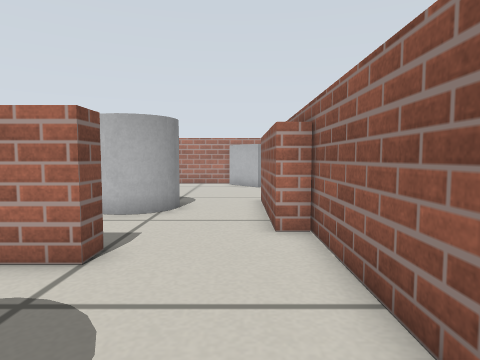
view 1 (above)

19 first-person views from a walk through a robot-simulator world made for Gazebo. The camera is 0.34 m above the floor, tilts 4° down and sees 75° across. The floor is counted in squares, 0.2 m on a side. Each view is taken from the middle of a square. On the plan, view 1 faces up. The plan holds only what a view shows up to about 16 squares ahead; the rest is blank. The robots in the file are not drawn.

view 2
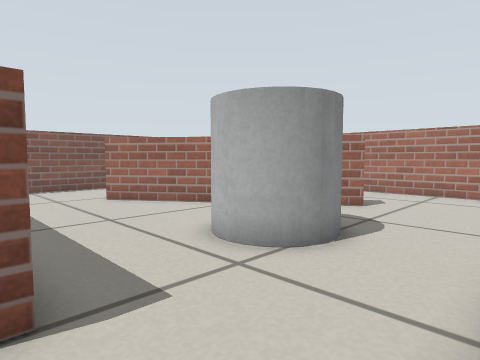

view 3
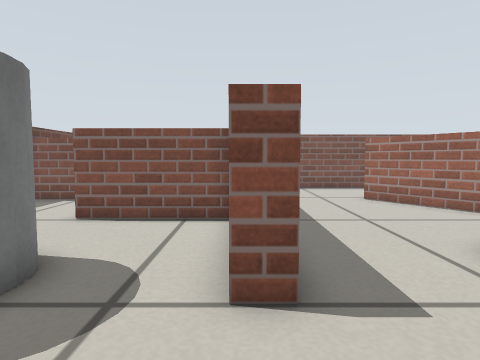

view 4
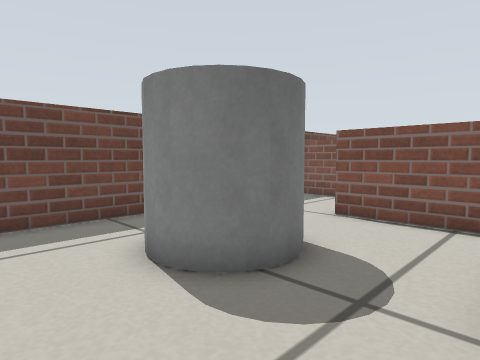

view 5
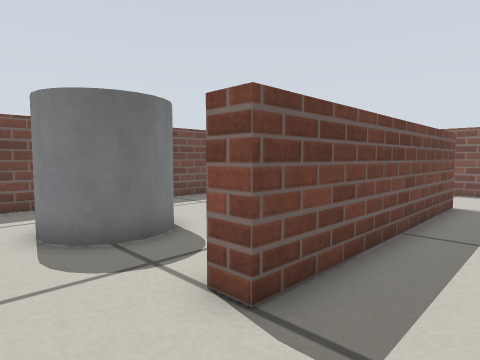

view 6
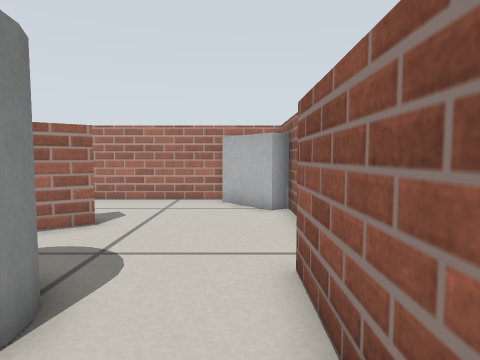

view 7
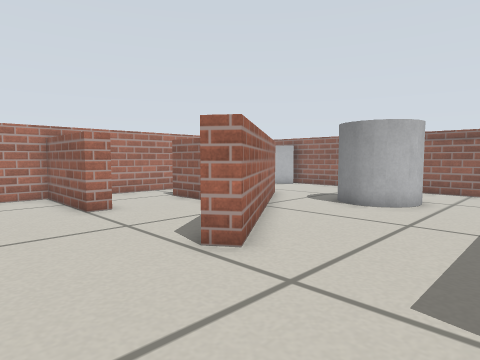

view 8
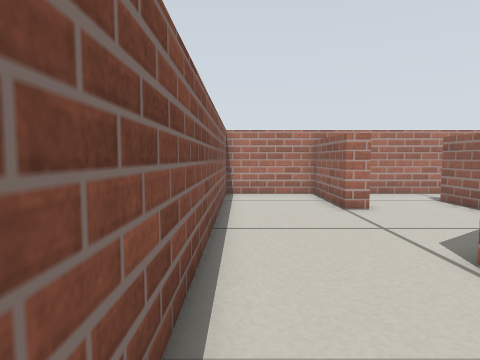

view 9
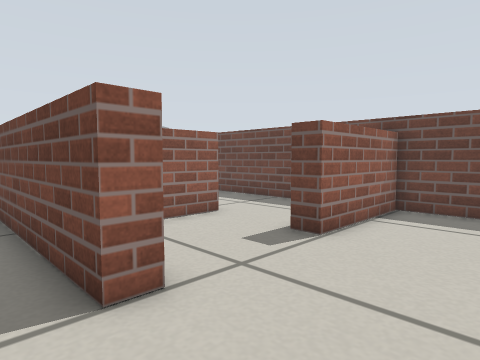

view 10
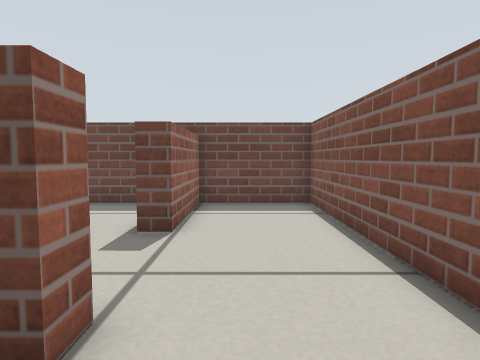

view 11
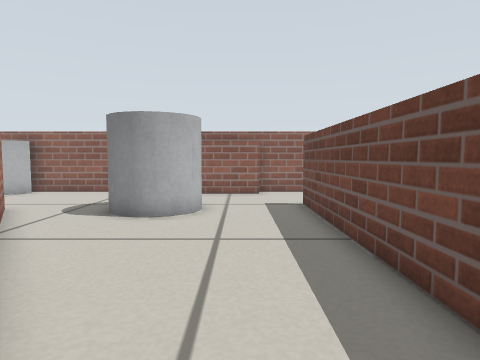

view 12
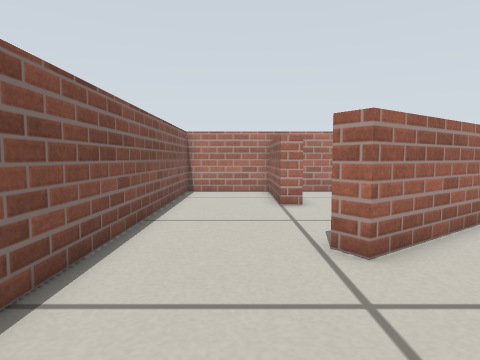

view 13
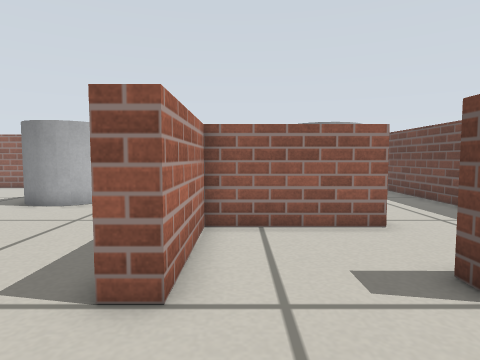

view 14
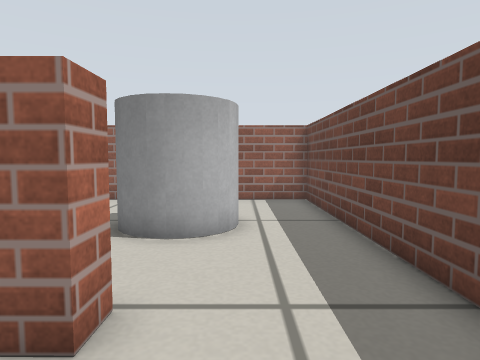

view 15
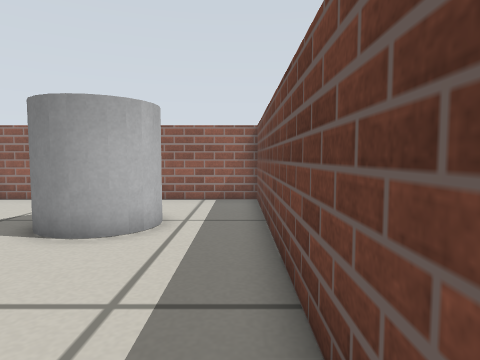

view 16
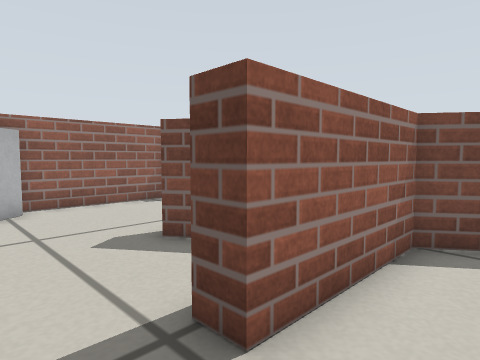

view 17
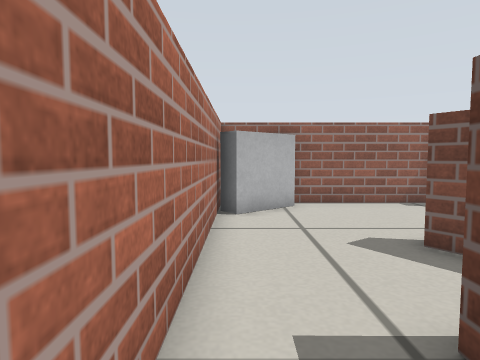

view 18
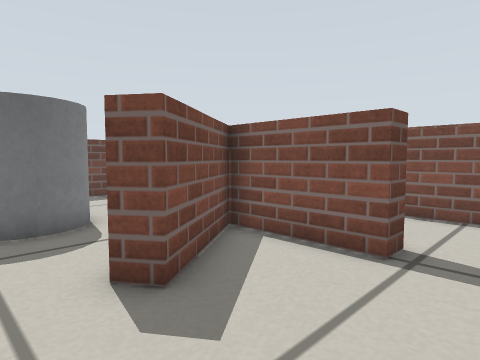

view 19
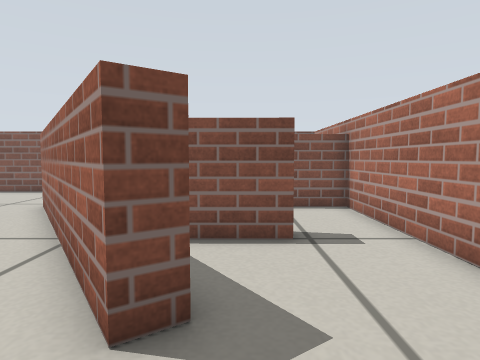

### Floor plan
Points are (right, up) in squares from view 1. A wall is a line through its corners. A room is listed if a view was taken in it or the views show most of it. See-through windows are left out.
Room 1 (views 1, 2, 3, 4, 5, 6, 7, 8, 9, 10, 11, 12, 13, 14, 15, 16, 17, 18, 19)
walls: (-7.5, 4.8) (-7.5, 0.4) (-8.4, 0.4) (-8.4, 4.9) (-12.5, 4.9) (-12.5, 5.7) (-2.5, 5.7) (-2.5, 4.9) (-3.9, 4.9); (-9.2, 12.9) (-8.4, 13.5) (-8.3, 18.1) (-7.4, 18.1) (-7.4, 14.2) (-4.1, 16.5) (-3.7, 15.8) (-11.8, 10.1) (-12.3, 10.8); (-11.7, 16.2) (-12.5, 16.2) (-12.5, 20.7) (-16.6, 20.7) (-16.6, -3.7) (-12.5, -3.7) (-12.5, 0.9) (-11.6, 0.9); (-11.7, -1.7) (-11.7, -3.4); (1.7, 13) (1.7, 18.6); (1.7, 2) (1.7, 7.1) (0.8, 7.1) (0.9, 12.6); (-10.1, -3.7) (1.7, -3.7) (1.7, 0.3); (1.1, 20.7) (-11.7, 20.7) (-11.7, 17)
objects: grey cylinder (-5, 9) to (-2, 12); grey cylinder (-4, -1) to (-2, 2); grey box (0, 18) to (1, 20)

Where each view was taken, in squares from view 1:
view 1: 0 up, 0 right, facing up
view 2: 5 up, 1 right, facing up-left
view 3: 5 up, 1 right, facing left
view 4: 5 up, 1 right, facing down-left
view 5: 8 up, 0 right, facing down-left
view 6: 8 up, 0 right, facing up
view 7: 6 up, 16 left, facing up-right
view 8: 6 up, 16 left, facing up
view 9: 7 up, 16 left, facing down-right
view 10: 8 up, 14 left, facing down
view 11: 8 up, 14 left, facing right
view 12: 5 up, 14 left, facing up
view 13: 4 up, 16 left, facing right
view 14: 1 down, 11 left, facing right
view 15: 3 down, 11 left, facing right
view 16: 20 up, 10 left, facing down-right
view 17: 20 up, 10 left, facing right
view 18: 20 up, 2 left, facing down-left
view 19: 17 up, 1 left, facing left
